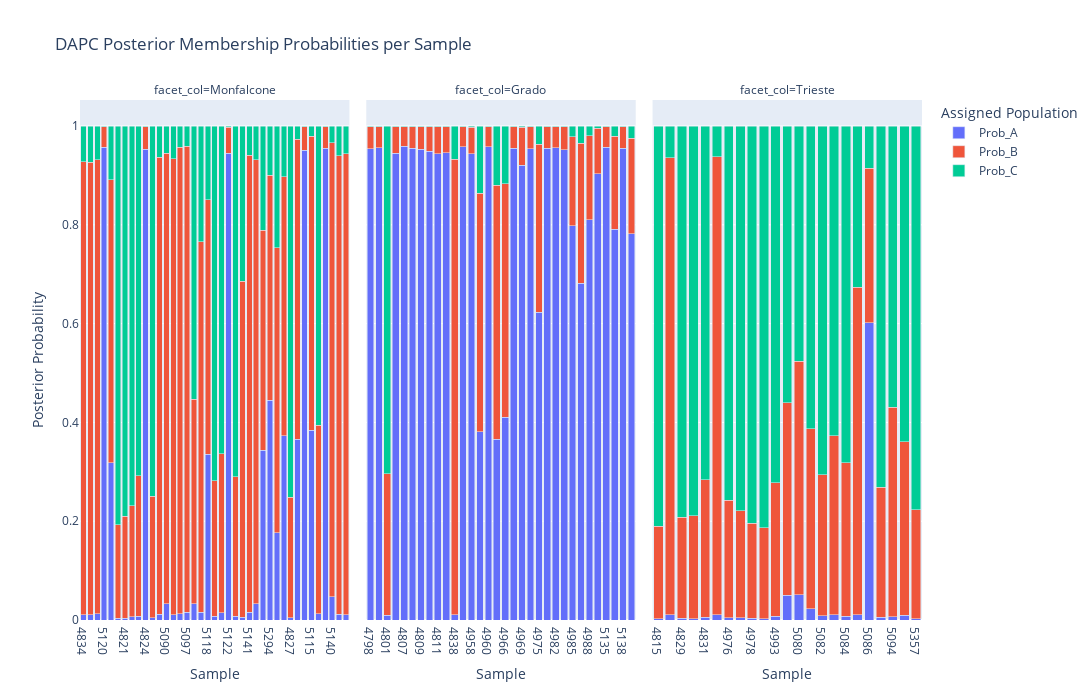

Source (notebook cell):
### Markdown cell above
Anche qui vediamo un raggruppamento simile a quello che ci mostravano i primi 3 componenti della PCA. DAPC ci permette anche di calcolare la percentuale di appartenenza di ciascun campione ad uno dei tre gruppi di partenza. Possiamo rappresentarla su dei grafici a barre con il codice nella cella seguente:

### Code cell
import plotly.express as px
import plotly.graph_objs as go
import pandas as pd

population_probabilities = lda.predict_proba(scores)

# Assuming population_probabilities and populations are computed as before
prob_df = pd.DataFrame(
    population_probabilities, 
    columns=[f'Prob_{pop}' for pop in ["A","B","C"]],
    index=callset['samples']
)

# Convert the DataFrame to long format
prob_df_long = prob_df.reset_index().melt(id_vars='index', var_name='Assigned_Pop', value_name='Probability')
prob_df_long.rename(columns={'index': 'Sample'}, inplace=True)

# Create a Plotly stacked bar plot
fig = px.bar(
    prob_df_long, 
    x='Sample', 
    y='Probability', 
    color='Assigned_Pop', 
    facet_col = prob_df_long['Sample'].map(population_dict) ,
    title='DAPC Posterior Membership Probabilities per Sample',
    labels={'Sample': 'Sample', 'Probability': 'Posterior Probability', 'Assigned_Pop': 'Assigned Population'},
    width=1200, 
    height=700,
    hover_name=list(sample_ids)*3
)

fig.update_xaxes(matches=None)

# Update the layout for better visibility
fig.update_layout(barmode='stack', xaxis={'categoryorder': 'total descending'}, legend_title_text='Assigned Population')

# Show the interactive plot
fig.show()

### Figure 1 — Plotly figure (JSON) as saved in the notebook; plotly's stock layout.template omitted (floating-point values rounded to 4 significant figures)
{"data": [{"alignmentgroup": "True", "hovertemplate": "<b>%{hovertext}</b><br><br>Assigned Population=Prob_A<br>facet_col=Monfalcone<br>Sample=%{x}<br>Posterior Probability=%{y}<extra></extra>", "hovertext": ["4291", "4813", "4821", "4822", "4823", "4824", "4826", "4827", "4833", "4834", "4835", "4839", "4840", "4845", "5090", "5091", "5093", "5097", "5098", "5099", "5114", "5115", "5116", "5117", "5118", "5119", "5120", "5121", "5122", "5123", "5126", "5140", "5141", "5142", "5293", "5294", "5295", "5296", "5353"], "legendgroup": "Prob_A", "marker": {"color": "#636efa", "pattern": {"shape": ""}}, "name": "Prob_A", "offsetgroup": "Prob_A", "orientation": "v", "showlegend": true, "textposition": "auto", "type": "bar", "x": ["4291", "4813", "4821", "4822", "4823", "4824", "4826", "4827", "4833", "4834", "4835", "4839", "4840", "4845", "5090", "5091", "5093", "5097", "5098", "5099", "5114", "5115", "5116", "5117", "5118", "5119", "5120", "5121", "5122", "5123", "5126", "5140", "5141", "5142", "5293", "5294", "5295", "5296", "5353"], "xaxis": "x", "y": [0.3186, 0.003402, 0.003212, 0.006497, 0.007505, 0.9527, 0.004393, 0.004154, 0.01141, 0.01076, 0.01066, 0.01043, 0.01281, 0.3663, 0.03272, 0.01038, 0.01245, 0.01524, 0.03341, 0.01525, 0.951, 0.3844, 0.01234, 0.9554, 0.3356, 0.007661, 0.957, 0.01445, 0.9451, 0.00737, 0.00535, 0.04691, 0.01569, 0.03241, 0.3441, 0.4448, 0.1767, 0.3729, 0.01122], "yaxis": "y"}, {"alignmentgroup": "True", "hovertemplate": "<b>%{hovertext}</b><br><br>Assigned Population=Prob_A<br>facet_col=Grado<br>Sample=%{x}<br>Posterior Probability=%{y}<extra></extra>", "hovertext": ["4798", "4799", "4801", "4805", "4807", "4808", "4809", "4810", "4811", "4812", "4838", "4957", "4958", "4959", "4960", "4961", "4966", "4967", "4969", "4972", "4975", "4981", "4982", "4983", "4985", "4987", "4988", "4989", "5135", "5136", "5138", "5139"], "legendgroup": "Prob_A", "marker": {"color": "#636efa", "pattern": {"shape": ""}}, "name": "Prob_A", "offsetgroup": "Prob_A", "orientation": "v", "showlegend": false, "textposition": "auto", "type": "bar", "x": ["4798", "4799", "4801", "4805", "4807", "4808", "4809", "4810", "4811", "4812", "4838", "4957", "4958", "4959", "4960", "4961", "4966", "4967", "4969", "4972", "4975", "4981", "4982", "4983", "4985", "4987", "4988", "4989", "5135", "5136", "5138", "5139"], "xaxis": "x2", "y": [0.9543, 0.9562, 0.009294, 0.9444, 0.9587, 0.9549, 0.9529, 0.949, 0.9434, 0.9464, 0.01079, 0.9581, 0.9437, 0.3813, 0.9583, 0.366, 0.4105, 0.9545, 0.9208, 0.954, 0.6229, 0.9552, 0.9562, 0.9518, 0.7979, 0.6814, 0.81, 0.9033, 0.9565, 0.7913, 0.9551, 0.7821], "yaxis": "y2"}, {"alignmentgroup": "True", "hovertemplate": "<b>%{hovertext}</b><br><br>Assigned Population=Prob_A<br>facet_col=Trieste<br>Sample=%{x}<br>Posterior Probability=%{y}<extra></extra>", "hovertext": ["4815", "4828", "4829", "4830", "4831", "4832", "4976", "4977", "4978", "4979", "4993", "5079", "5080", "5081", "5082", "5083", "5084", "5085", "5086", "5089", "5094", "jojo", "eevee"], "legendgroup": "Prob_A", "marker": {"color": "#636efa", "pattern": {"shape": ""}}, "name": "Prob_A", "offsetgroup": "Prob_A", "orientation": "v", "showlegend": false, "textposition": "auto", "type": "bar", "x": ["4815", "4828", "4829", "4830", "4831", "4832", "4976", "4977", "4978", "4979", "4993", "5079", "5080", "5081", "5082", "5083", "5084", "5085", "5086", "5089", "5094", "5354", "5357"], "xaxis": "x3", "y": [0.002569, 0.01021, 0.00332, 0.00298, 0.005258, 0.01064, 0.004067, 0.004221, 0.003311, 0.002246, 0.007502, 0.05, 0.05062, 0.02269, 0.008456, 0.01051, 0.008033, 0.01088, 0.6013, 0.005465, 0.00668, 0.01009, 0.002055], "yaxis": "y3"}, {"alignmentgroup": "True", "hovertemplate": "<b>%{hovertext}</b><br><br>Assigned Population=Prob_B<br>facet_col=Monfalcone<br>Sample=%{x}<br>Posterior Probability=%{y}<extra></extra>", "hovertext": ["4291", "4813", "4821", "4822", "4823", "4824", "4826", "4827", "4833", "4834", "4835", "4839", "4840", "4845", "5090", "5091", "5093", "5097", "5098", "5099", "5114", "5115", "5116", "5117", "5118", "5119", "5120", "5121", "5122", "5123", "5126", "5140", "5141", "5142", "5293", "5294", "5295", "5296", "5353"], "legendgroup": "Prob_B", "marker": {"color": "#EF553B", "pattern": {"shape": ""}}, "name": "Prob_B", "offsetgroup": "Prob_B", "orientation": "v", "showlegend": true, "textposition": "auto", "type": "bar", "x": ["4291", "4813", "4821", "4822", "4823", "4824", "4826", "4827", "4833", "4834", "4835", "4839", "4840", "4845", "5090", "5091", "5093", "5097", "5098", "5099", "5114", "5115", "5116", "5117", "5118", "5119", "5120", "5121", "5122", "5123", "5126", "5140", "5141", "5142", "5293", "5294", "5295", "5296", "5353"], "xaxis": "x", "y": [0.5721, 0.1899, 0.2066, 0.2243, 0.2849, 0.04566, 0.246, 0.2439, 0.9258, 0.9169, 0.933, 0.916, 0.9187, 0.6065, 0.9123, 0.9229, 0.9445, 0.944, 0.4132, 0.7508, 0.04761, 0.5944, 0.382, 0.04324, 0.5148, 0.2744, 0.04181, 0.322, 0.05282, 0.2828, 0.68, 0.9195, 0.9255, 0.8992, 0.4453, 0.4553, 0.5764, 0.524, 0.9285], "yaxis": "y"}, {"alignmentgroup": "True", "hovertemplate": "<b>%{hovertext}</b><br><br>Assigned Population=Prob_B<br>facet_col=Grado<br>Sample=%{x}<br>Posterior Probability=%{y}<extra></extra>", "hovertext": ["4798", "4799", "4801", "4805", "4807", "4808", "4809", "4810", "4811", "4812", "4838", "4957", "4958", "4959", "4960", "4961", "4966", "4967", "4969", "4972", "4975", "4981", "4982", "4983", "4985", "4987", "4988", "4989", "5135", "5136", "5138", "5139"], "legendgroup": "Prob_B", "marker": {"color": "#EF553B", "pattern": {"shape": ""}}, "name": "Prob_B", "offsetgroup": "Prob_B", "orientation": "v", "showlegend": false, "textposition": "auto", "type": "bar", "x": ["4798", "4799", "4801", "4805", "4807", "4808", "4809", "4810", "4811", "4812", "4838", "4957", "4958", "4959", "4960", "4961", "4966", "4967", "4969", "4972", "4975", "4981", "4982", "4983", "4985", "4987", "4988", "4989", "5135", "5136", "5138", "5139"], "xaxis": "x2", "y": [0.04437, 0.04235, 0.2866, 0.05379, 0.04016, 0.04374, 0.04545, 0.04947, 0.05456, 0.05173, 0.9216, 0.04053, 0.05417, 0.4821, 0.04056, 0.5145, 0.4725, 0.04419, 0.07655, 0.04445, 0.3407, 0.04346, 0.04242, 0.04656, 0.1807, 0.284, 0.1698, 0.09185, 0.04212, 0.1878, 0.04342, 0.1929], "yaxis": "y2"}, {"alignmentgroup": "True", "hovertemplate": "<b>%{hovertext}</b><br><br>Assigned Population=Prob_B<br>facet_col=Trieste<br>Sample=%{x}<br>Posterior Probability=%{y}<extra></extra>", "hovertext": ["4815", "4828", "4829", "4830", "4831", "4832", "4976", "4977", "4978", "4979", "4993", "5079", "5080", "5081", "5082", "5083", "5084", "5085", "5086", "5089", "5094", "jojo", "eevee"], "legendgroup": "Prob_B", "marker": {"color": "#EF553B", "pattern": {"shape": ""}}, "name": "Prob_B", "offsetgroup": "Prob_B", "orientation": "v", "showlegend": false, "textposition": "auto", "type": "bar", "x": ["4815", "4828", "4829", "4830", "4831", "4832", "4976", "4977", "4978", "4979", "4993", "5079", "5080", "5081", "5082", "5083", "5084", "5085", "5086", "5089", "5094", "5354", "5357"], "xaxis": "x3", "y": [0.187, 0.9254, 0.2043, 0.2086, 0.2785, 0.9267, 0.2388, 0.2166, 0.1928, 0.185, 0.2698, 0.3902, 0.4735, 0.3643, 0.2856, 0.3623, 0.3102, 0.663, 0.3134, 0.2637, 0.4244, 0.3503, 0.2215], "yaxis": "y3"}, {"alignmentgroup": "True", "hovertemplate": "<b>%{hovertext}</b><br><br>Assigned Population=Prob_C<br>facet_col=Monfalcone<br>Sample=%{x}<br>Posterior Probability=%{y}<extra></extra>", "hovertext": ["4291", "4813", "4821", "4822", "4823", "4824", "4826", "4827", "4833", "4834", "4835", "4839", "4840", "4845", "5090", "5091", "5093", "5097", "5098", "5099", "5114", "5115", "5116", "5117", "5118", "5119", "5120", "5121", "5122", "5123", "5126", "5140", "5141", "5142", "5293", "5294", "5295", "5296", "5353"], "legendgroup": "Prob_C", "marker": {"color": "#00cc96", "pattern": {"shape": ""}}, "name": "Prob_C", "offsetgroup": "Prob_C", "orientation": "v", "showlegend": true, "textposition": "auto", "type": "bar", "x": ["4291", "4813", "4821", "4822", "4823", "4824", "4826", "4827", "4833", "4834", "4835", "4839", "4840", "4845", "5090", "5091", "5093", "5097", "5098", "5099", "5114", "5115", "5116", "5117", "5118", "5119", "5120", "5121", "5122", "5123", "5126", "5140", "5141", "5142", "5293", "5294", "5295", "5296", "5353"], "xaxis": "x", "y": [0.1093, 0.8067, 0.7902, 0.7692, 0.7076, 0.001615, 0.7496, 0.752, 0.06279, 0.0723, 0.05632, 0.07358, 0.06854, 0.02718, 0.05501, 0.06671, 0.04305, 0.04073, 0.5533, 0.2339, 0.001408, 0.02117, 0.6056, 0.001373, 0.1496, 0.7179, 0.001235, 0.6635, 0.002099, 0.7099, 0.3146, 0.03363, 0.05885, 0.06843, 0.2107, 0.09993, 0.2469, 0.1031, 0.06033], "yaxis": "y"}, {"alignmentgroup": "True", "hovertemplate": "<b>%{hovertext}</b><br><br>Assigned Population=Prob_C<br>facet_col=Grado<br>Sample=%{x}<br>Posterior Probability=%{y}<extra></extra>", "hovertext": ["4798", "4799", "4801", "4805", "4807", "4808", "4809", "4810", "4811", "4812", "4838", "4957", "4958", "4959", "4960", "4961", "4966", "4967", "4969", "4972", "4975", "4981", "4982", "4983", "4985", "4987", "4988", "4989", "5135", "5136", "5138", "5139"], "legendgroup": "Prob_C", "marker": {"color": "#00cc96", "pattern": {"shape": ""}}, "name": "Prob_C", "offsetgroup": "Prob_C", "orientation": "v", "showlegend": false, "textposition": "auto", "type": "bar", "x": ["4798", "4799", "4801", "4805", "4807", "4808", "4809", "4810", "4811", "4812", "4838", "4957", "4958", "4959", "4960", "4961", "4966", "4967", "4969", "4972", "4975", "4981", "4982", "4983", "4985", "4987", "4988", "4989", "5135", "5136", "5138", "5139"], "xaxis": "x2", "y": [0.001373, 0.00149, 0.7041, 0.001777, 0.00116, 0.001338, 0.001614, 0.001479, 0.002007, 0.001905, 0.06759, 0.001327, 0.002149, 0.1365, 0.00112, 0.1195, 0.1171, 0.001341, 0.002701, 0.001545, 0.03644, 0.001345, 0.001389, 0.001625, 0.02145, 0.03466, 0.02021, 0.004828, 0.001338, 0.02089, 0.001439, 0.02497], "yaxis": "y2"}, {"alignmentgroup": "True", "hovertemplate": "<b>%{hovertext}</b><br><br>Assigned Population=Prob_C<br>facet_col=Trieste<br>Sample=%{x}<br>Posterior Probability=%{y}<extra></extra>", "hovertext": ["4815", "4828", "4829", "4830", "4831", "4832", "4976", "4977", "4978", "4979", "4993", "5079", "5080", "5081", "5082", "5083", "5084", "5085", "5086", "5089", "5094", "jojo", "eevee"], "legendgroup": "Prob_C", "marker": {"color": "#00cc96", "pattern": {"shape": ""}}, "name": "Prob_C", "offsetgroup": "Prob_C", "orientation": "v", "showlegend": false, "textposition": "auto", "type": "bar", "x": ["4815", "4828", "4829", "4830", "4831", "4832", "4976", "4977", "4978", "4979", "4993", "5079", "5080", "5081", "5082", "5083", "5084", "5085", "5086", "5089", "5094", "5354", "5357"], "xaxis": "x3", "y": [0.8105, 0.0644, 0.7924, 0.7885, 0.7162, 0.06262, 0.7571, 0.7792, 0.8039, 0.8128, 0.7227, 0.5598, 0.4759, 0.613, 0.7059, 0.6272, 0.6818, 0.3262, 0.08525, 0.7308, 0.5689, 0.6396, 0.7764], "yaxis": "y3"}], "layout": {"annotations": [{"font": {}, "showarrow": false, "text": "facet_col=Monfalcone", "x": 0.16, "xanchor": "center", "xref": "paper", "y": 1, "yanchor": "bottom", "yref": "paper"}, {"font": {}, "showarrow": false, "text": "facet_col=Grado", "x": 0.5, "xanchor": "center", "xref": "paper", "y": 1, "yanchor": "bottom", "yref": "paper"}, {"font": {}, "showarrow": false, "text": "facet_col=Trieste", "x": 0.84, "xanchor": "center", "xref": "paper", "y": 1, "yanchor": "bottom", "yref": "paper"}], "barmode": "stack", "height": 700, "legend": {"title": {"text": "Assigned Population"}, "tracegroupgap": 0}, "title": {"text": "DAPC Posterior Membership Probabilities per Sample"}, "width": 1200, "xaxis": {"anchor": "y", "autorange": true, "categoryorder": "total descending", "domain": [0, 0.32], "range": [-0.5, 38.5], "title": {"text": "Sample"}, "type": "category"}, "xaxis2": {"anchor": "y2", "autorange": true, "domain": [0.34, 0.66], "range": [-0.5, 31.5], "title": {"text": "Sample"}, "type": "category"}, "xaxis3": {"anchor": "y3", "autorange": true, "domain": [0.68, 1.0], "range": [-0.5, 22.5], "title": {"text": "Sample"}, "type": "category"}, "yaxis": {"anchor": "x", "autorange": true, "domain": [0, 1], "range": [0, 1.053], "title": {"text": "Posterior Probability"}, "type": "linear"}, "yaxis2": {"anchor": "x2", "autorange": true, "domain": [0, 1], "matches": "y", "range": [0, 1.053], "showticklabels": false, "type": "linear"}, "yaxis3": {"anchor": "x3", "autorange": true, "domain": [0, 1], "matches": "y", "range": [0, 1.053], "showticklabels": false, "type": "linear"}}}
